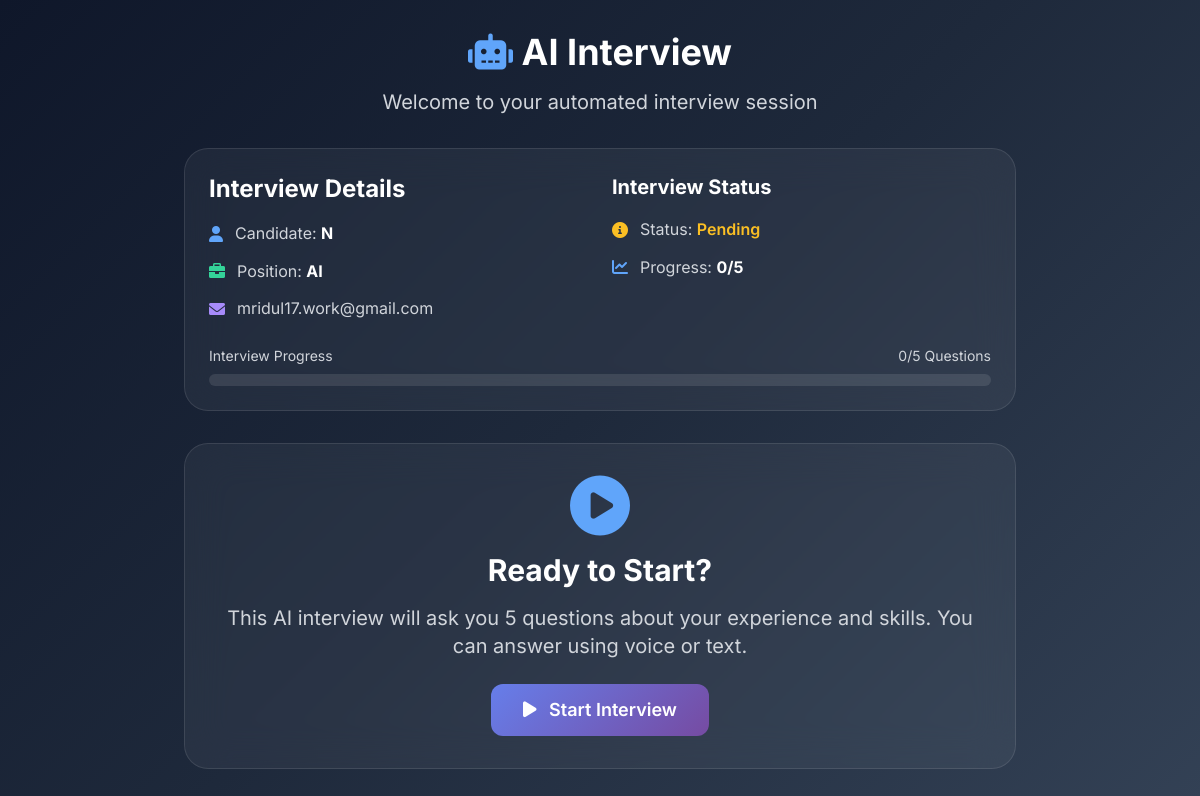
Screenshot of /ai-interviewer/fe3ac16b-6f19-40fe-b277-d7c841a350ca with the database file from the repository.
### app/models/db_models.py (models this page shows)
class AIInterviewSession(db.Model):
    id = db.Column(db.String(36), primary_key=True, default=lambda: str(uuid.uuid4()))
    application_id = db.Column(db.String(36), db.ForeignKey('application.id'), nullable=True)
    candidate_name = db.Column(db.String(100), nullable=False)
    candidate_email = db.Column(db.String(100), nullable=False)
    job_role = db.Column(db.String(100), nullable=False)
    resume_text = db.Column(db.Text)
    status = db.Column(db.String(20), default='pending')
    total_questions = db.Column(db.Integer, default=5)
    current_question = db.Column(db.Integer, default=0)
    overall_score = db.Column(db.Float)
    conversation_history = db.Column(db.Text)  # JSON string
    expires_at = db.Column(db.DateTime)
    started_at = db.Column(db.DateTime)
    completed_at = db.Column(db.DateTime)
    created_at = db.Column(db.DateTime, default=datetime.utcnow)
    questions = db.relationship('AIInterviewQuestion', backref='session', lazy=True,
                                cascade='all, delete-orphan')

### app/routes/ai_interview.py (the view)
@ai_interview_bp.route('/ai-interviewer/<session_id>')
def ai_interviewer_page(session_id):
    status_data = ai_interview_service.get_interview_status(session_id)
    if 'error' in status_data:
        return redirect('/direct-ai-interview')
    session = status_data['session']
    if status_data.get('is_expired') and session['status'] != 'completed':
        return render_template('ai_interview.html',
                             interview=session,
                             is_expired=True,
                             error="This interview link has expired. Please contact the recruiter to extend the deadline.")
    return render_template('ai_interview.html',
                           interview=session,
                           conversation_history=status_data.get('conversation_history', []))

### app/services/ai_interview_service.py (called while the page is built)
    def _get_session(self, session_id: str):
        from app.models.db_models import AIInterviewSession
        return AIInterviewSession.query.get(session_id)

    def _get_history(self, session) -> List[Dict]:
        if not session.conversation_history:
            return []
        try:
            return json.loads(session.conversation_history)
        except Exception:
            return []

    def get_interview_status(self, session_id: str) -> Dict:
        session = self._get_session(session_id)
        if not session:
            return {'error': 'Interview not found'}
        from app.models.db_models import AIInterviewQuestion
        last_q = AIInterviewQuestion.query.filter_by(session_id=session_id).order_by(
            AIInterviewQuestion.question_number.desc()
        ).first()
        return {
            'session': self._session_to_dict(session),
            'conversation_history': self._get_history(session),
            'is_expired': session.expires_at < datetime.utcnow() if session.expires_at else False,
            'last_question': {
                'id': last_q.id,
                'question_number': last_q.question_number,
                'question_text': last_q.question_text,
            } if last_q else None,
        }

    def _session_to_dict(self, session) -> Dict:
        return {
            'id': session.id,
            'application_id': session.application_id,
            'candidate_name': session.candidate_name,
            'candidate_email': session.candidate_email,
            'job_role': session.job_role,
            'status': session.status,
            'total_questions': session.total_questions,
            'current_question': session.current_question,
            'overall_score': session.overall_score,
            'interview_link': f"/ai-interviewer/{session.id}",
            'created_at': session.created_at.isoformat() if session.created_at else None,
            'started_at': session.started_at.isoformat() if session.started_at else None,
            'completed_at': session.completed_at.isoformat() if session.completed_at else None,
        }

### templates/ai_interview.html (shortened to what this page needs)
<!DOCTYPE html>
<html lang="en">
<head>
    <link href="https://cdn.jsdelivr.net/npm/tailwindcss@2.2.19/dist/tailwind.min.css" rel="stylesheet">
    <link rel="stylesheet" href="https://cdnjs.cloudflare.com/ajax/libs/font-awesome/6.0.0-beta3/css/all.min.css">
</head>
<body>
    <div class="min-h-screen py-8">
        <div class="max-w-4xl mx-auto px-4 sm:px-6 lg:px-8">
            <div class="text-center mb-8">
                <h1 class="text-4xl font-bold mb-4 text-white">
                    <i class="fas fa-robot text-blue-400"></i>
                    AI Interview
                </h1>
                <p class="text-xl text-gray-300">
                    Welcome to your automated interview session
                </p>
            </div>
            <div class="interview-card p-6 mb-8 fade-in">
                <div class="grid grid-cols-1 md:grid-cols-2 gap-6">
                    <div>
                        <h2 class="text-2xl font-bold mb-4 text-white">Interview Details</h2>
                        <div class="space-y-3">
                            <div class="flex items-center gap-3">
                                <i class="fas fa-user text-blue-400"></i>
                                <span class="text-gray-300">Candidate: <strong class="text-white">{{
                                        interview.candidate_name }}</strong></span>
                            </div>
                            <div class="flex items-center gap-3">
                                <i class="fas fa-briefcase text-green-400"></i>
                                <span class="text-gray-300">Position: <strong class="text-white">{{ interview.job_role
                                        }}</strong></span>
                            </div>
                            <div class="flex items-center gap-3">
                                <i class="fas fa-envelope text-purple-400"></i>
                                <span class="text-gray-300">{{ interview.candidate_email }}</span>
                            </div>
                        </div>
                    </div>
                    <div>
                        <h3 class="text-xl font-bold mb-4 text-white">Interview Status</h3>
                        <div class="space-y-3">
                            <div class="flex items-center gap-3">
                                <i class="fas fa-info-circle text-yellow-400"></i>
                                <span class="text-gray-300">Status:
                                    <span class="status-{{ interview.status }} font-semibold">
                                        {{ interview.status.replace('_', ' ').title() }}
                                    </span>
                                </span>
                            </div>
                            <div class="flex items-center gap-3">
                                <i class="fas fa-chart-line text-blue-400"></i>
                                <span class="text-gray-300">Progress:
                                    <strong class="text-white">{{ interview.current_question }}/{{
                                        interview.total_questions }}</strong>
                                </span>
                            </div>
                        </div>
                    </div>
                </div>
                <div class="mt-6">
                    <div class="flex justify-between items-center mb-2">
                        <span class="text-sm text-gray-300">Interview Progress</span>
                        <span class="text-sm text-gray-300">{{ interview.current_question }}/{{
                            interview.total_questions }} Questions</span>
                    </div>
                    <div class="progress-bar h-3">
                    </div>
                </div>
            </div>
            <div id="interviewContent" {% if is_expired %}style="display: none;"{% endif %}>
                {% if interview.status == 'pending' %}
                <div class="interview-card p-8 text-center fade-in">
                    <div class="mb-6">
                        <i class="fas fa-play-circle text-6xl text-blue-400 mb-4"></i>
                        <h2 class="text-3xl font-bold mb-4 text-white">Ready to Start?</h2>
                        <p class="text-xl text-gray-300 mb-6">
                            This AI interview will ask you {{ interview.total_questions }} questions about your
                            experience and skills.
                            You can answer using voice or text.
                        </p>
                    </div>
                    <button id="startInterviewBtn" class="btn-primary text-lg px-8 py-4">
                        <i class="fas fa-play mr-2"></i>
                        Start Interview
                    </button>
                </div>
                {% endif %}
            </div>
        </div>
    </div>
</body>
</html>

### templates/ai_interview.html (style rules this page uses)
* { margin: 0; padding: 0; box-sizing: border-box; }
body { font-family: 'Inter', -apple-system, BlinkMacSystemFont, 'Segoe UI', Roboto, sans-serif; background: linear-gradient(135deg, #0f172a 0%, #1e293b 50%, #334155 100%); color: #f8fafc; min-height: 100vh; line-height: 1.6; }
.interview-card { background: rgba(255, 255, 255, 0.05); backdrop-filter: blur(20px); border: 1px solid rgba(255, 255, 255, 0.1); border-radius: 1.5rem; transition: all 0.3s ease; }
.btn-primary { background: linear-gradient(135deg, #667eea 0%, #764ba2 100%); color: white; padding: 0.75rem 2rem; border-radius: 0.75rem; font-weight: 600; border: none; cursor: pointer; transition: all 0.3s ease; }
.progress-bar { background: rgba(255, 255, 255, 0.1); border-radius: 10px; overflow: hidden; }
.status-pending { color: #fbbf24; }
.fade-in { animation: fadeIn 0.5s ease-out; }

### rows the page displays
AIInterviewSession: job_role "AI", candidate_email "mridul17.work@gmail.com", status.replace "Pending"

### other values shown
{{ interview.candidate_name }} "N"
{{ interview.current_question }} "0"
{{ interview.total_questions }} "5"
